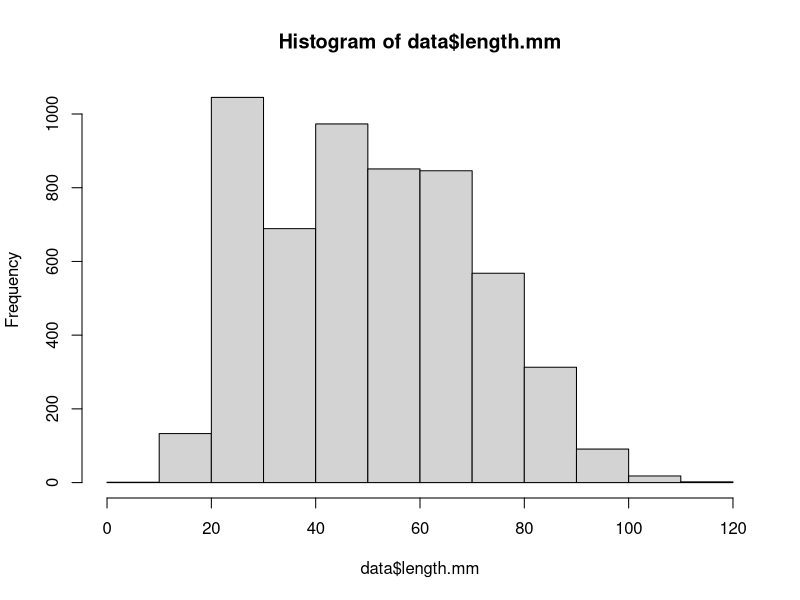
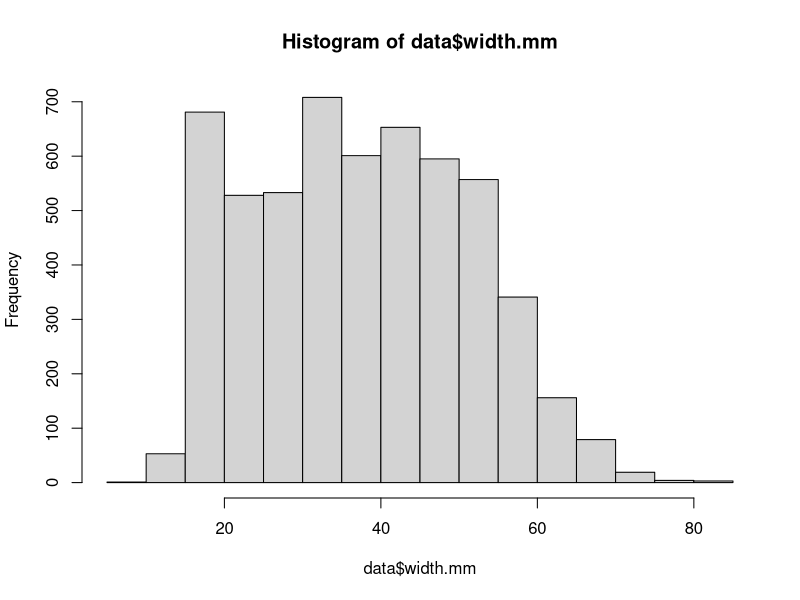
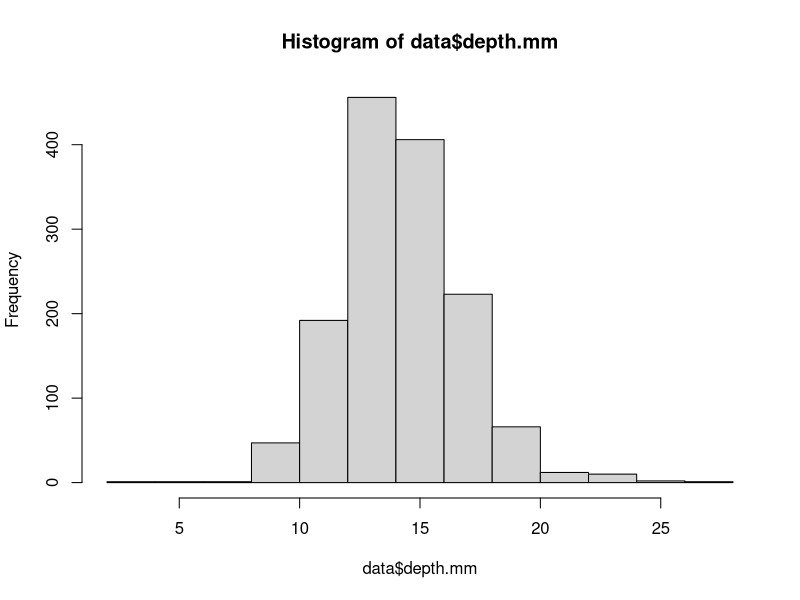
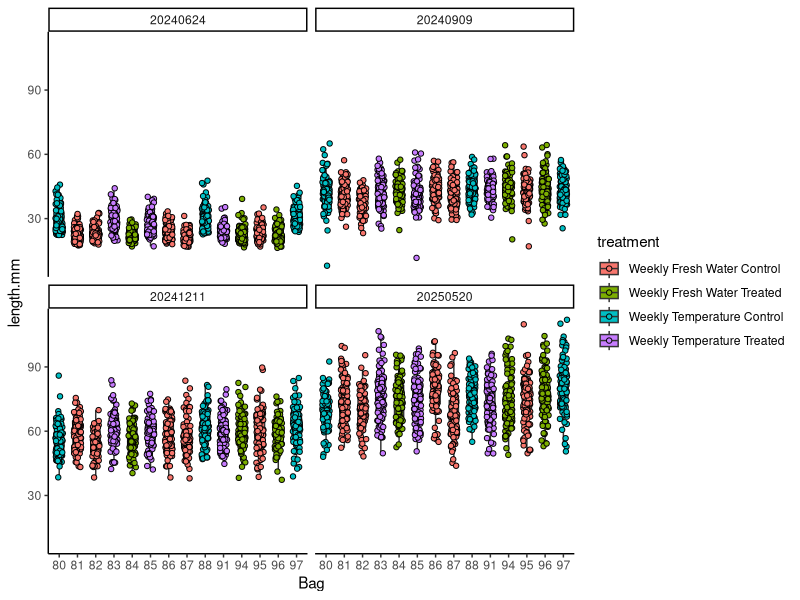
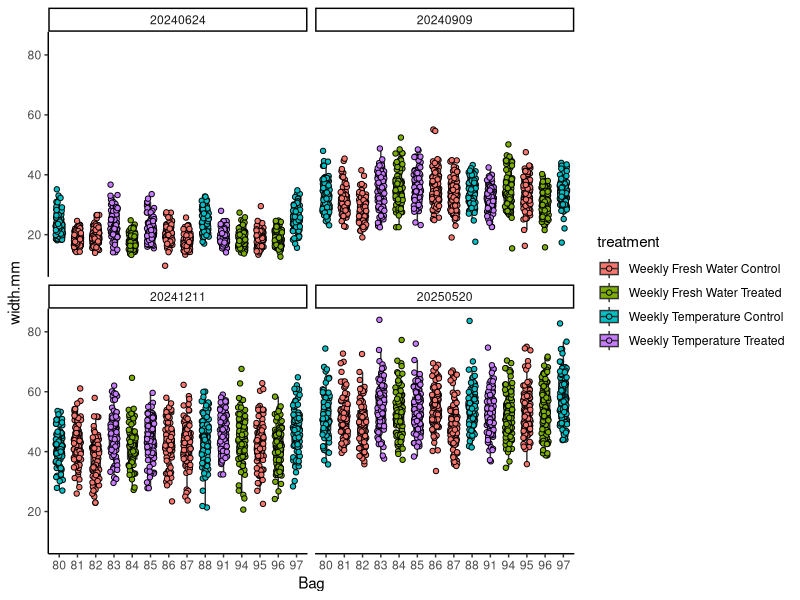
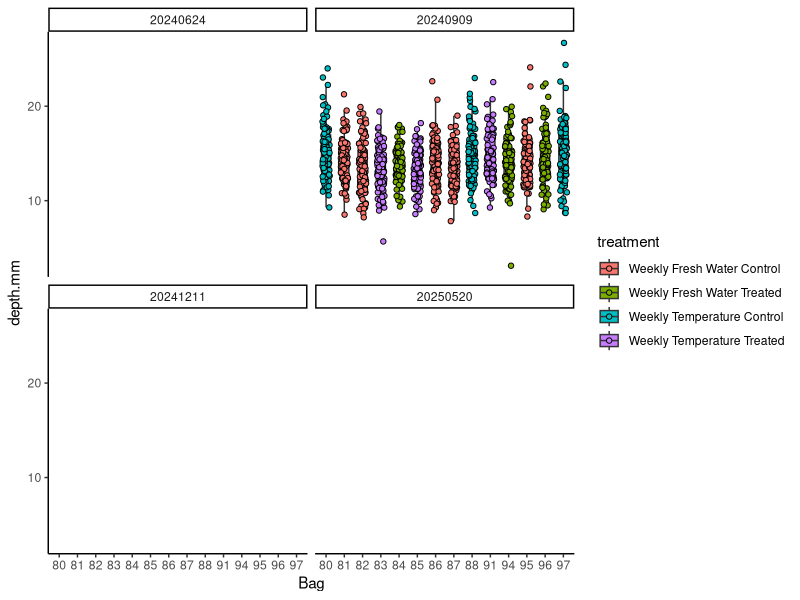
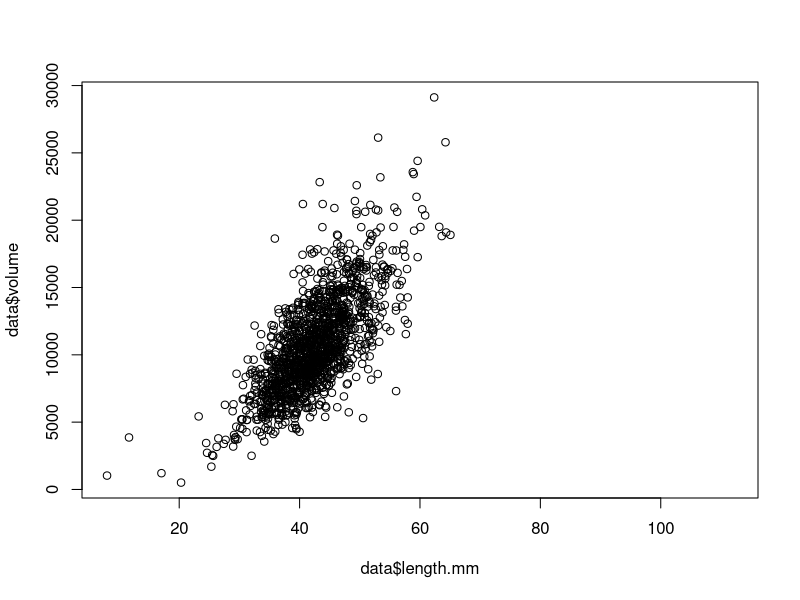
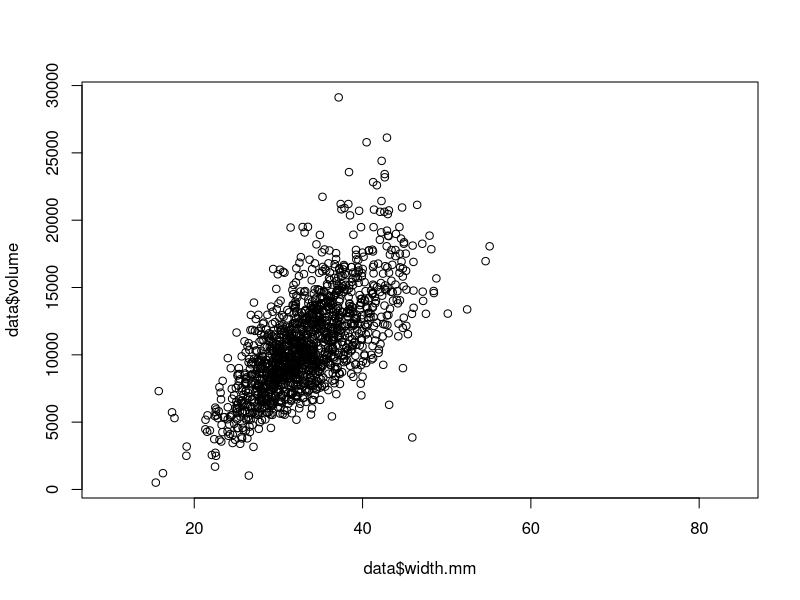

R code for these plots, in order:
## ---- chunk 1
knitr::opts_chunk$set(echo = TRUE, warning = FALSE, message = FALSE)
## ---- chunk 2
if ("tidyverse" %in% rownames(installed.packages()) == 'FALSE') install.packages('tidyverse') 
if ("ggplot2" %in% rownames(installed.packages()) == 'FALSE') install.packages('ggplot2') 
if ("ggeffects" %in% rownames(installed.packages()) == 'FALSE') install.packages('ggeffects') 

library("ggplot2")
library("tidyverse")
library("lme4")
library("lmerTest")
library("emmeans")
library("car")
library("mgcv")
library("ggeffects")
library("cowplot")
## ---- chunk 3
data<-read_csv(file="data/outplanting/GoosePoint/growth_GoosePoint.csv")%>%
  mutate(date=as.factor(date))
## ---- chunk 4
data$field_cattle_tag<-factor(data$field_cattle_tag)
## ---- chunk 5
data$dead[is.na(data$dead)] <- 0
data$stuck[is.na(data$stuck)] <- 0
## ---- chunk 6
metadata<-read_csv(file="data/outplanting/GoosePoint/bag_list_GoosePoint.csv")
metadata$field_cattle_tag<-factor(metadata$field_cattle_tag)

data$treatment<-metadata$treatment[match(data$field_cattle_tag, metadata$field_cattle_tag)]
## ---- chunk 7
hist(data$length.mm)
hist(data$width.mm)
hist(data$depth.mm)
## ---- chunk 8
plot1<-data%>%
  ggplot(aes(x=field_cattle_tag, y=length.mm, fill = treatment)) +
  facet_wrap(~date)+
  geom_boxplot(width=.5, outlier.shape= NA, position = position_dodge(width = 0.4)) +
  geom_point(pch = 21, position=position_jitterdodge(dodge.width=0.4)) +
  xlab("Bag") + 
  theme_classic(); plot1
## ---- chunk 9
plot2<-data%>%
  ggplot(aes(x=field_cattle_tag, y=width.mm, fill = treatment)) +
  facet_wrap(~date)+
  geom_boxplot(width=.5, outlier.shape= NA, position = position_dodge(width = 0.4)) +
  geom_point(pch = 21, position=position_jitterdodge(dodge.width=0.4)) +
  xlab("Bag") + 
  theme_classic(); plot2
## ---- chunk 10
plot3<-data%>%
  ggplot(aes(x=field_cattle_tag, y=depth.mm, fill = treatment)) +
  facet_wrap(~date)+
  geom_boxplot(width=.5, outlier.shape= NA, position = position_dodge(width = 0.4)) +
  geom_point(pch = 21, position=position_jitterdodge(dodge.width=0.4)) +
  xlab("Bag") + 
  theme_classic(); plot3
## ---- chunk 11
data$volume <- (4/3) * pi * (data$length.mm/2) * (data$width.mm/2) * (data$depth.mm/2)
## ---- chunk 12
plot(data$volume ~ data$length.mm)
plot(data$volume ~ data$width.mm)
## ---- chunk 13
training_data<-data%>%
  filter(date=="20240909")%>%
  filter(!is.na(volume))

hist(training_data$volume)
## ---- chunk 14
# Fit a polynomial regression model (2nd-degree polynomial)
poly_model <- lm(volume ~ poly(length.mm, 2) + poly(width.mm, 2) + length.mm:width.mm, data = training_data)

# Fit a Generalized Additive Model (GAM) for comparison
gam_model <- gam(volume ~ s(length.mm, bs = "cs") + s(width.mm, bs = "cs"), data = training_data)

# Compare model summaries
summary(poly_model)
summary(gam_model)
## ---- chunk 15
plot(poly_model)
plot(gam_model)
## ---- chunk 16
# Predict Volume using the trained model
data$Predicted_Volume_GAM <- predict(gam_model, data)
data$Predicted_Volume_Poly <- predict(poly_model, data)
## ---- chunk 17
plot(data$Predicted_Volume_GAM ~ data$volume)
plot(data$Predicted_Volume_Poly ~ data$volume)
## ---- chunk 18
# Plot the relationship for visualization
ggplot(training_data, aes(x = length.mm, y = volume)) +
  geom_point() +
  geom_smooth(method = "gam", formula = y ~ s(x, bs = "cs"), color = "blue") +
  ggtitle("GAM Fit for Length vs Volume")

ggplot(training_data, aes(x = width.mm, y = volume)) +
  geom_point() +
  geom_smooth(method = "gam", formula = y ~ s(x, bs = "cs"), color = "red") +
  ggtitle("GAM Fit for Width vs Volume")
## ---- chunk 19
# Plot polynomial fit for Length vs. Volume
ggplot(training_data, aes(x = length.mm, y = volume)) +
  geom_point() +
  stat_smooth(method = "lm", formula = y ~ poly(x, 2), color = "blue", se = TRUE) +
  ggtitle("Polynomial Regression (2nd Degree) Fit for Length vs Volume")

# Plot polynomial fit for Width vs. Volume
ggplot(training_data, aes(x = width.mm, y = volume)) +
  geom_point() +
  stat_smooth(method = "lm", formula = y ~ poly(x, 2), color = "red", se = TRUE) +
  ggtitle("Polynomial Regression (2nd Degree) Fit for Width vs Volume")
## ---- chunk 20
# Plot polynomial fit for Length vs. Volume
ggplot(data%>%filter(date=="20240909"), aes(x = volume, y = Predicted_Volume_Poly)) +
  geom_point() +
  stat_smooth(method = "loess", color = "blue", se = TRUE) +
  ggtitle("Polynomial Regression (2nd Degree) Fit for Known vs Predicted Volume")
## ---- chunk 21
hist(data$Predicted_Volume_Poly)
min(data$Predicted_Volume_Poly)
## ---- chunk 22
# Fit a polynomial regression model (2nd-degree polynomial)
poly_model <- lm(volume ~ poly(length.mm, 2) + poly(width.mm, 2) + length.mm:width.mm, data = training_data)

# Extract raw residuals
training_data$raw_resid <- residuals(poly_model)

# Standardize residuals
training_data$std_resid <- training_data$raw_resid / sd(training_data$raw_resid)

# Flag potential outliers
outlier_threshold <- 3
training_data$outlier_flag <- abs(training_data$std_resid) > outlier_threshold

# Filter rows flagged as outliers
outliers <- training_data %>% filter(outlier_flag == TRUE)
print(outliers)

# Plot standardized residuals
ggplot(training_data, aes(x = seq_along(std_resid), y = std_resid)) +
  geom_point(aes(color = outlier_flag), size = 2) +
  geom_hline(yintercept = c(-outlier_threshold, outlier_threshold), linetype = "dashed", color = "red") +
  labs(title = "Standardized Residuals with Outliers", x = "Index", y = "Standardized Residual") +
  theme_minimal()
## ---- chunk 23
training_data<-training_data%>%
  filter(!outlier_flag==TRUE)
## ---- chunk 24
hist(training_data$volume)
## ---- chunk 25
# Fit a polynomial regression model (2nd-degree polynomial)
poly_model <- lm(volume ~ poly(length.mm, 2) + poly(width.mm, 2) + length.mm:width.mm, data = training_data)

# Compare model summaries
summary(poly_model)
## ---- chunk 26
plot(poly_model)
## ---- chunk 27
# Predict Volume using the trained model
data$Predicted_Volume_Poly <- predict(poly_model, data)
## ---- chunk 28
plot(data$Predicted_Volume_Poly ~ data$volume)
## ---- chunk 29
# Plot polynomial fit for Length vs. Volume
ggplot(training_data, aes(x = length.mm, y = volume)) +
  geom_point() +
  stat_smooth(method = "lm", formula = y ~ poly(x, 2), color = "blue", se = TRUE) +
  ggtitle("Polynomial Regression (2nd Degree) Fit for Length vs Volume")

# Plot polynomial fit for Width vs. Volume
ggplot(training_data, aes(x = width.mm, y = volume)) +
  geom_point() +
  stat_smooth(method = "lm", formula = y ~ poly(x, 2), color = "red", se = TRUE) +
  ggtitle("Polynomial Regression (2nd Degree) Fit for Width vs Volume")
## ---- chunk 30
# Plot polynomial fit for Length vs. Volume
ggplot(data%>%filter(date=="20240909"), aes(x = volume, y = Predicted_Volume_Poly)) +
  geom_point() +
  stat_smooth(method = "loess", color = "blue", se = TRUE) +
  ggtitle("Polynomial Regression (2nd Degree) Fit for Known vs Predicted Volume")
## ---- chunk 31
hist(data$Predicted_Volume_Poly)
min(data$Predicted_Volume_Poly)
## ---- chunk 32
data<-data%>%filter(Predicted_Volume_Poly>0)
hist(data$Predicted_Volume_Poly)
## ---- chunk 33
plot4<-data%>%
  ggplot(aes(x=field_cattle_tag, y=Predicted_Volume_Poly, fill = treatment)) +
  facet_wrap(~date)+
  geom_boxplot(width=.5, outlier.shape= NA, position = position_dodge(width = 0.4)) +
  geom_point(pch = 21, position=position_jitterdodge(dodge.width=0.4)) +
  xlab("Bag") + 
  theme_classic(); plot4
## ---- chunk 34
plot5<-data%>%
  ggplot(aes(x=treatment, y=Predicted_Volume_Poly, fill = treatment)) +
  facet_wrap(~date)+
  geom_boxplot(width=.5, outlier.shape= NA, position = position_dodge(width = 0.4)) +
  geom_point(pch = 21, position=position_jitterdodge(dodge.width=0.4)) +
  xlab("Treatment") + 
  theme_classic() + 
  theme(axis.text.x=element_text(angle=45, vjust=1, hjust=1)); plot5
## ---- chunk 35
plot6<-data%>%
  group_by(field_cattle_tag, treatment, date)%>%
  summarise(mean=mean(Predicted_Volume_Poly, na.rm=TRUE), se=sd(Predicted_Volume_Poly, na.rm=TRUE)/sqrt(length(Predicted_Volume_Poly)))%>%
  
  ggplot(aes(x=field_cattle_tag, y=mean, fill = treatment)) +
  facet_wrap(~date)+
  geom_point(pch = 21) +
  geom_errorbar(aes(ymin=mean-se, ymax=mean+se), width=0)+
  xlab("Bag") + 
  ylab("Volume")+
  #ylim(2000, 15000)+
  theme_classic() + 
  theme(axis.text.x=element_text(angle=45, vjust=1, hjust=1)); plot6
## ---- chunk 36
plot7<-data%>%
  group_by(treatment, date)%>%
  summarise(mean=mean(Predicted_Volume_Poly, na.rm=TRUE), se=sd(Predicted_Volume_Poly, na.rm=TRUE)/sqrt(length(Predicted_Volume_Poly)))%>%
  
  ggplot(aes(x=treatment, y=mean, fill = treatment)) +
  facet_wrap(~date)+
  geom_point(pch = 21, size=4) +
  geom_errorbar(aes(ymin=mean-se, ymax=mean+se), width=0)+
  xlab("Treatment") + 
  ylab("Volume")+
  #ylim(5000, 15000)+
  theme_classic() + 
  theme(axis.text.x=element_text(angle=45, vjust=1, hjust=1)); plot7
## ---- chunk 37
model<-lmer(sqrt(Predicted_Volume_Poly) ~ treatment * date + (1|field_cattle_tag:treatment), data=data)

summary(model)
anova(model)

qqPlot(residuals(model))
hist(residuals(model))
## ---- chunk 38
# Extract raw residuals
data$raw_resid <- residuals(model)

# Standardize residuals
data$std_resid <- data$raw_resid / sd(data$raw_resid)

# Flag potential outliers
outlier_threshold <- 3
data$outlier_flag <- abs(data$std_resid) > outlier_threshold

# Filter rows flagged as outliers
outliers <- data %>% filter(outlier_flag == TRUE)
print(outliers)

# Plot standardized residuals
ggplot(data, aes(x = seq_along(std_resid), y = std_resid)) +
  geom_point(aes(color = outlier_flag), size = 2) +
  geom_hline(yintercept = c(-outlier_threshold, outlier_threshold), linetype = "dashed", color = "red") +
  labs(title = "Standardized Residuals with Outliers", x = "Index", y = "Standardized Residual") +
  theme_minimal()
## ---- chunk 39
data<-data%>%
  filter(!outlier_flag==TRUE)
## ---- chunk 40
model<-lmer(sqrt(Predicted_Volume_Poly) ~ treatment * date + (1|field_cattle_tag:treatment), data=data)

summary(model)
anova(model)

qqPlot(residuals(model))
hist(residuals(model))
## ---- chunk 41
# Fit a mixed-effects model to estimate growth rate
growth_model <- lmer(Predicted_Volume_Poly ~ date * treatment + (1|treatment:field_cattle_tag), data = data)

# Summarize the model
summary(growth_model)
anova(growth_model)

# Extract fixed effects (overall growth rate) and random effects (bag-specific deviations)
fixed_effects <- fixef(growth_model)
random_effects <- ranef(growth_model)$`treatment:field_cattle_tag`

# Plot growth trajectories
ggplot(data, aes(x = date, y = Predicted_Volume_Poly, color = factor(treatment), group=treatment)) +
  geom_point() +
  geom_smooth(method = "lm", se = FALSE) +
  theme_minimal() +
  labs(title = "Oyster Growth Over Time",
       x = "Date",
       y = "Volume",
       color = "Treatment")

#plot model trajectories 
ggpred <- ggpredict(growth_model, terms = c("date", "treatment"))

ggplot(ggpred, aes(x = x, y = predicted, color = group, fill=group)) +
  geom_line(aes(group=group)) +
  geom_ribbon(aes(ymin = conf.low, ymax = conf.high, group=group), alpha = 0.2) +
  theme_classic() +
  labs(title = "Modeled Oyster Growth Over Time",
       x = "Date",
       y = "Volume",
       color = "Treatment", 
       fill = "Treatment")
## ---- chunk 42
fresh_data<-data[grepl("Fresh Water", data$treatment), ]

# Fit a mixed-effects model to estimate growth rate
growth_model_FW <- lmer(Predicted_Volume_Poly ~ date * treatment + (1|treatment:field_cattle_tag), data = fresh_data)

# Summarize the model
summary(growth_model_FW)
anova(growth_model_FW)

# Extract fixed effects (overall growth rate) and random effects (bag-specific deviations)
fixed_effects <- fixef(growth_model_FW)
random_effects <- ranef(growth_model_FW)$`treatment:field_cattle_tag`

# Plot growth trajectories
ggplot(fresh_data, aes(x = date, y = Predicted_Volume_Poly, color = factor(treatment))) +
  geom_point() +
  geom_smooth(aes(group=treatment), method = "lm", se = FALSE) +
  theme_minimal() +
  labs(title = "Oyster Growth Over Time",
       x = "Date",
       y = "Volume",
       color = "Treatment")

#plot model trajectories 
ggpred <- ggpredict(growth_model_FW, terms = c("date", "treatment"))

plot1<-ggplot(ggpred, aes(x = x, y = predicted, color = group, fill=group, group=group)) +
  geom_line() +
  geom_ribbon(aes(ymin = conf.low, ymax = conf.high), alpha = 0.2) +
  theme_classic() +
  
  labs(title = "Modeled Oyster Growth Over Time (Fresh Water)",
       x = "Date",
       y = "Predicted Volume",
       color = "Treatment", 
       fill = "Treatment");plot1
## ---- chunk 43
temp_data<-data[grepl("Temperature", data$treatment), ]

# Fit a mixed-effects model to estimate growth rate
growth_model_TEMP <- lmer(Predicted_Volume_Poly ~ date * treatment + (1|treatment:field_cattle_tag), data = temp_data)

# Summarize the model
summary(growth_model_TEMP)
anova(growth_model_TEMP)

# Extract fixed effects (overall growth rate) and random effects (bag-specific deviations)
fixed_effects <- fixef(growth_model_TEMP)
random_effects <- ranef(growth_model_TEMP)$`treatment:field_cattle_tag`

# Plot growth trajectories
ggplot(temp_data, aes(x = date, y = Predicted_Volume_Poly, color = factor(treatment), group=treatment)) +
  geom_point() +
  geom_smooth(method = "lm", se = FALSE) +
  theme_minimal() +
  labs(title = "Oyster Growth Over Time",
       x = "Date",
       y = "Volume",
       color = "Treatment")

#plot model trajectories 
ggpred <- ggpredict(growth_model_TEMP, terms = c("date", "treatment"))

plot2<-ggplot(ggpred, aes(x = x, y = predicted, color = group, fill=group, group=group)) +
  geom_line() +
  geom_ribbon(aes(ymin = conf.low, ymax = conf.high), alpha = 0.2) +
  theme_classic() +
  
  labs(title = "Modeled Oyster Growth Over Time (Temperature)",
       x = "Date",
       y = "Predicted Volume",
       color = "Treatment", 
       fill = "Treatment");plot2
## ---- chunk 44
plots<-plot_grid(plot1, plot2, ncol=2, nrow=1);plots

ggsave(filename="figures/growth/goose_point/growth.png", plots, width=14, height=6)
